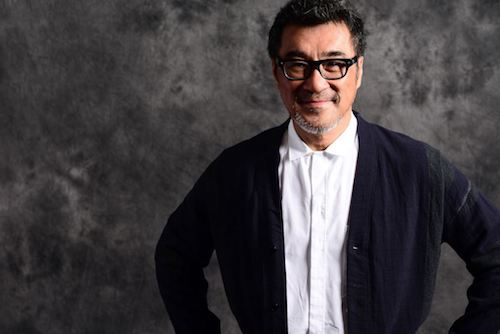
#> input picture opencv/a01.jpg, 500 x 334 px
$ python FaceCheck.py   (Python 2 division)
#> lines starting #> are read from the running program, lines starting #| are printed output that depends on the picture; after the words box and inside, x2 and y2 are one past the last pixel; in counts of white or black regions, pixels touching at a corner belong together
# coding:utf-8
import sys
import cv2

reload(sys)
sys.setdefaultencoding('utf8')

imagepath = './a01.jpg'

# 获取训练好的人脸的参数数据，这里直接从GitHub上使用默认值
face_cascade = cv2.CascadeClassifier('./haarcascade_frontalface_default.xml')

# 读取图片
image = cv2.imread(imagepath)
#> image is the input picture: shape (334, 500, 3); mean B, G, R 65.1, 62.3, 66.8
gray = cv2.cvtColor(image,cv2.COLOR_BGR2GRAY)
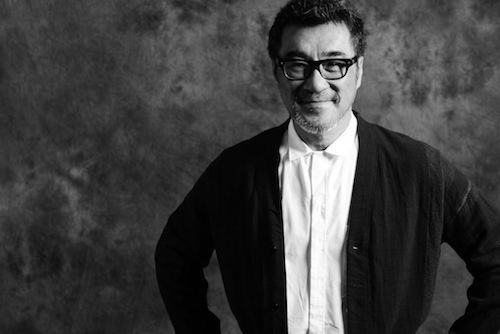
#> gray: shape (334, 500); min 0, max 255, mean 64

# 探测图片中的人脸
faces = face_cascade.detectMultiScale(
    gray,
    scaleFactor = 1.15,
    minNeighbors = 5,
    minSize = (5,5),
)
#> faces = [[264, 24, 107, 107]]

print "发现{0}个人脸!".format(len(faces))
#| 发现1个人脸!

for(x,y,w,h) in faces:
    # cv2.rectangle(image,(x,y),(x+w,y+w),(0,255,0),2)
    cv2.circle(image,((x+x+w)/2,(y+y+h)/2),w/2,(0,255,0),2)
#> this loop made 1 pass
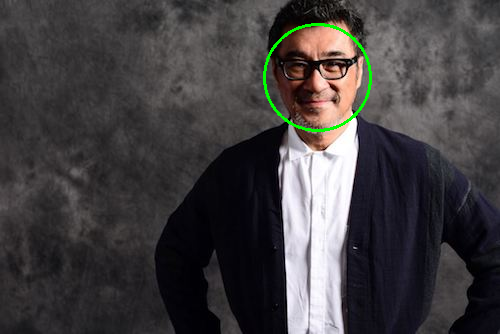
#> image: shape (334, 500, 3); 0.59% of pixels changed, all inside (x1, y1, x2, y2) = (263, 23, 372, 132)

cv2.imshow("Find Faces!",image)
cv2.waitKey(0)
